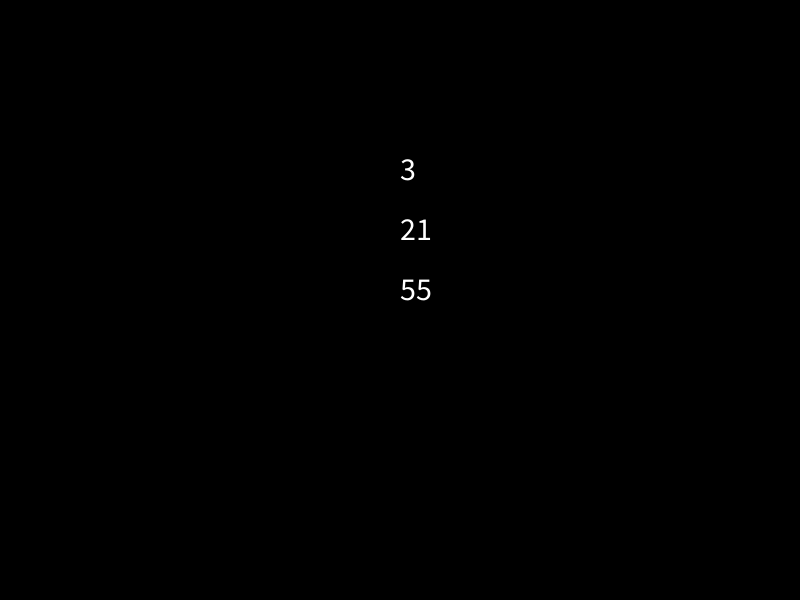
Frame 1 (no input)
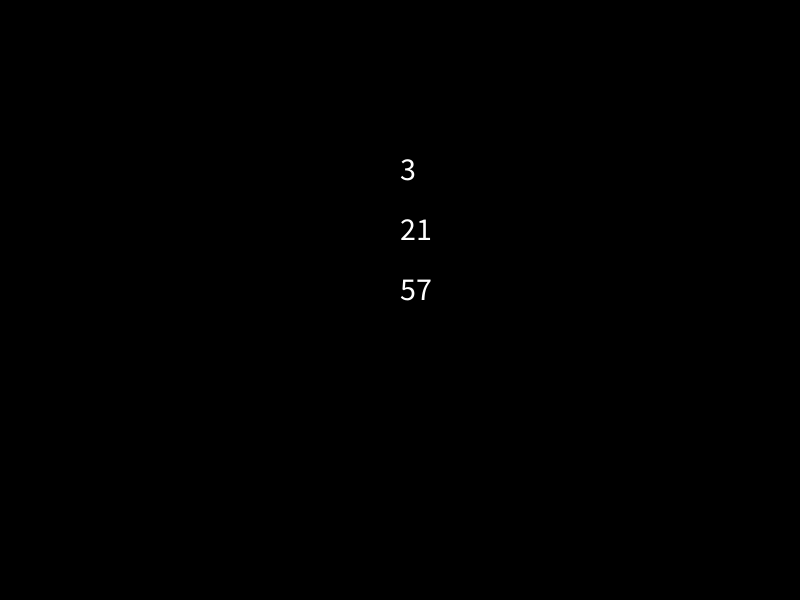
Frame 60 (the mouse pressed at the canvas centre just before this capture)
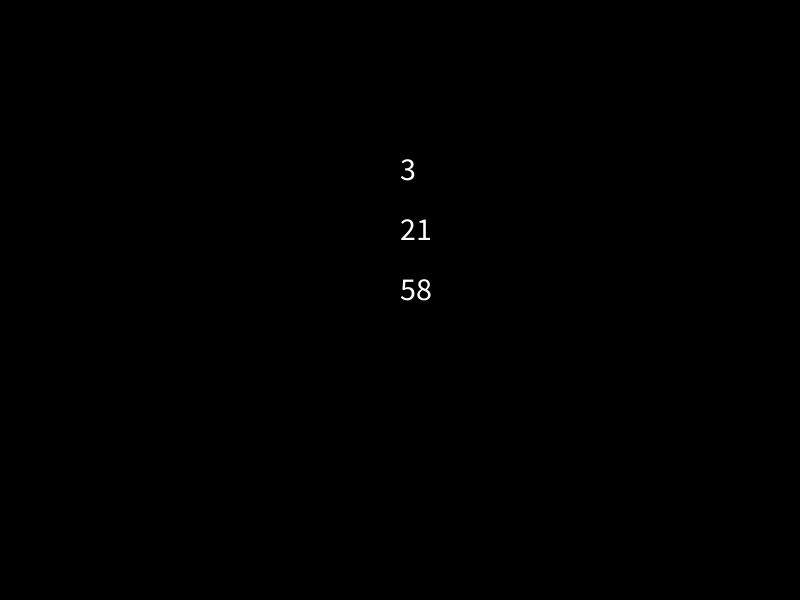
Frame 120 (the mouse held since frame 60 and released just before this capture)

The Processing sketch that drew these frames (run headless with seeded random() and noise(); from frame 60 on, the mouse is pressed at the canvas centre):

// Processing sketch: mostrar_con_processing
// ── mostrar_con_processing.pde
void setup() {
  size(800, 600);
  //background(255);
  fill(255);
}

void draw() {
  background(0);
  int s = second();  // Values from 0 - 59
  int m = minute();  // Values from 0 - 59
  int h = hour();    // Values from 0 - 23
  textSize(32);
  text(h, 50*width/100, 30*height/100);
  text(m, 50*width/100, 40*height/100);
  text(s, 50*width/100, 50*height/100);
}
